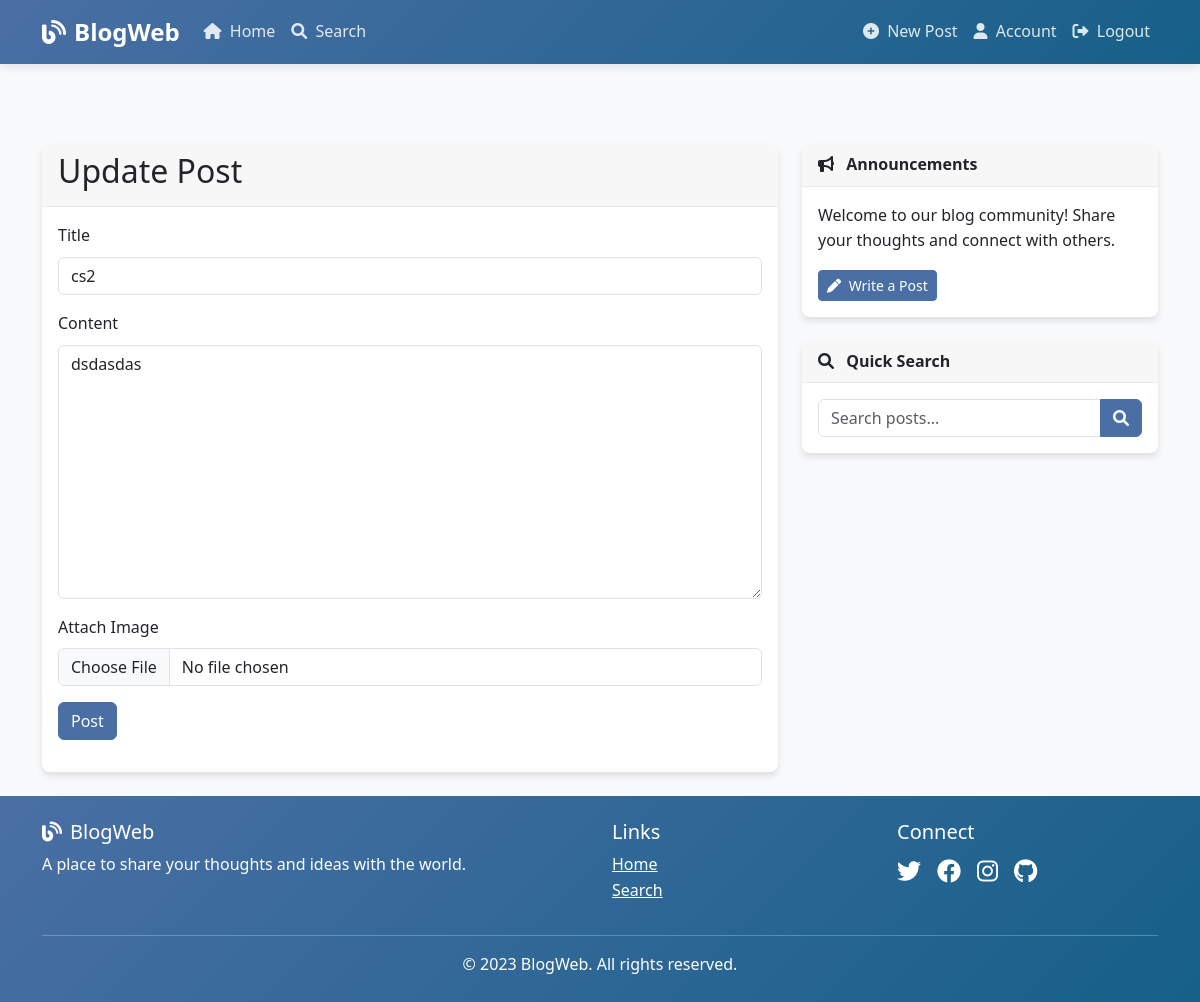
The app's page /post/4/update (signed in), older data.
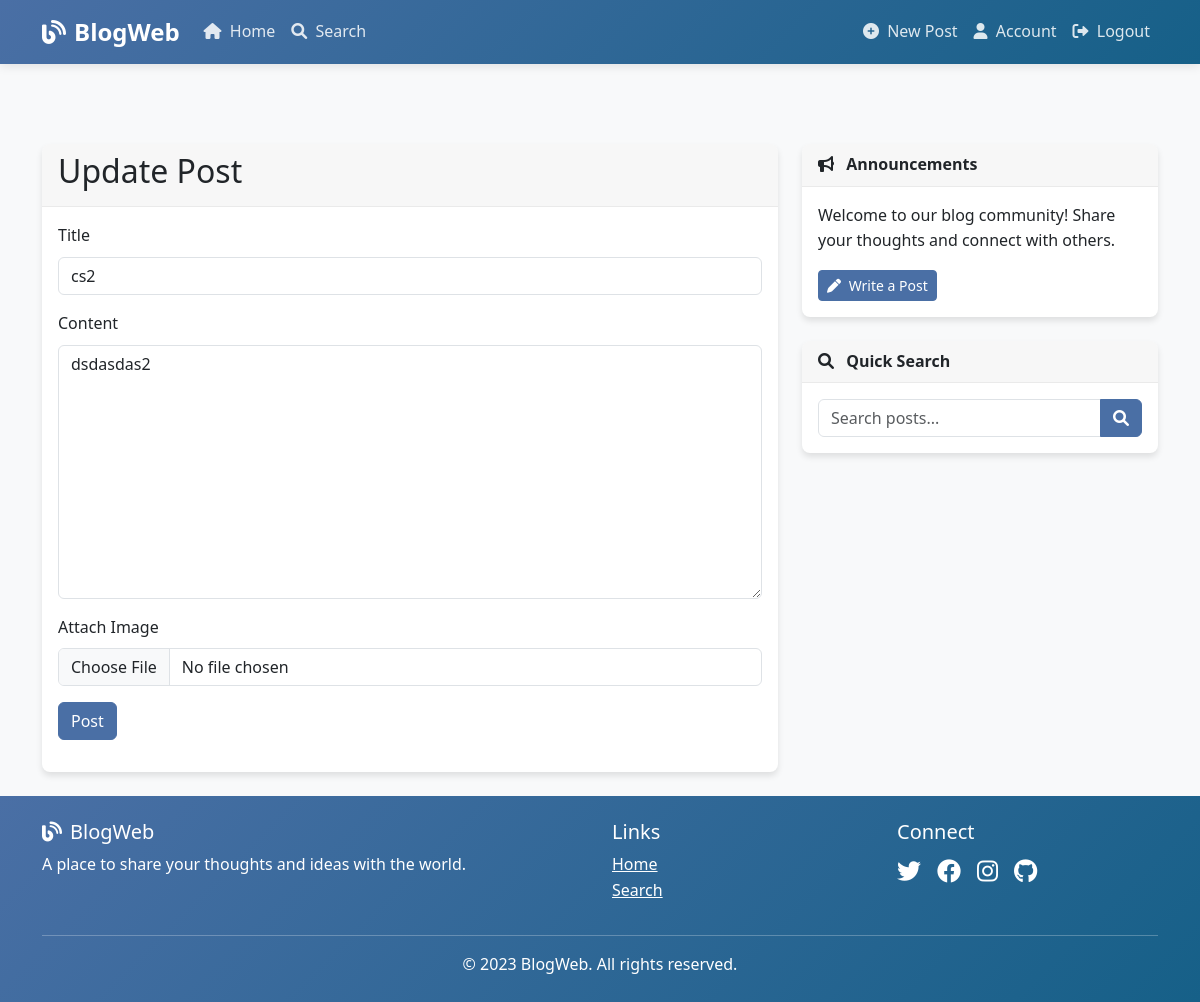
The same page, newer data.
### app/models/post.py (models this page shows, shortened)
class Post(db.Model):
    id = db.Column(db.Integer, primary_key=True)
    title = db.Column(db.String(100), nullable=False)
    content = db.Column(db.Text, nullable=False)
    image_file = db.Column(db.String(20))
    created_at = db.Column(db.DateTime, nullable=False, default=datetime.utcnow)
    user_id = db.Column(db.Integer, db.ForeignKey('user.id'), nullable=False)
    sentiment_pos = db.Column(db.Float, default=0.0)
    sentiment_neg = db.Column(db.Float, default=0.0)
    sentiment_neu = db.Column(db.Float, default=0.0)
    sentiment_compound = db.Column(db.Float, default=0.0)

### app/controllers/posts.py (the view)
@posts_bp.route('/post/<int:post_id>/update', methods=['GET', 'POST'])
@login_required
def update_post(post_id):
    post = Post.query.get_or_404(post_id)
    if post.author != current_user:
        abort(403)
    form = PostForm()
    if form.validate_on_submit():
        post.title = form.title.data
        post.content = form.content.data
        title_sentiment = analyze_sentiment(form.title.data)
        content_sentiment = analyze_sentiment(form.content.data)
        post.sentiment_pos = (title_sentiment['pos'] + content_sentiment['pos']) / 2
        post.sentiment_neg = (title_sentiment['neg'] + content_sentiment['neg']) / 2
        post.sentiment_neu = (title_sentiment['neu'] + content_sentiment['neu']) / 2
        post.sentiment_compound = (title_sentiment['compound'] + content_sentiment['compound']) / 2
        if form.picture.data:
            picture_file = save_picture(form.picture.data)
            post.image_file = picture_file
        try:
            db.session.commit()
            flash('Your post has been updated!', 'success')
            return redirect(url_for('posts.post', post_id=post.id))
        except Exception as e:
            db.session.rollback()
            flash(f'Error updating post: {str(e)}', 'danger')
    elif request.method == 'GET':
        form.title.data = post.title
        form.content.data = post.content
    return render_template('posts/edit.html', title='Update Post',
                           form=form, legend='Update Post')

### app/forms/post_forms.py
class PostForm(FlaskForm):
    title = StringField('Title', validators=[DataRequired(), Length(min=2, max=100)])
    content = TextAreaField('Content', validators=[DataRequired()])
    picture = FileField('Attach Image', validators=[FileAllowed(['jpg', 'png', 'jpeg', 'gif'])])
    submit = SubmitField('Post')

### app/models/user.py (called while the page is built)
@login_manager.user_loader
def load_user(user_id):
    return User.query.get(int(user_id))

### app/templates/posts/edit.html (shortened to what this page needs)
{% extends "base.html" %}
{% block content %}
    <div class="card">
        <div class="card-header">
            <h2>{{ legend }}</h2>
        </div>
        <div class="card-body">
            <form method="POST" action="" enctype="multipart/form-data">
                <div class="mb-3">
                    {{ form.title.label(class="form-label") }}
                    {% if form.title.errors %}
                        {{ form.title(class="form-control is-invalid") }}
                        <div class="invalid-feedback">
                            {% for error in form.title.errors %}
                                <span>{{ error }}</span>
                            {% endfor %}
                        </div>
                    {% else %}
                        {{ form.title(class="form-control") }}
                    {% endif %}
                </div>
                <div class="mb-3">
                    {{ form.content.label(class="form-label") }}
                    {% if form.content.errors %}
                        {{ form.content(class="form-control is-invalid") }}
                        <div class="invalid-feedback">
                            {% for error in form.content.errors %}
                                <span>{{ error }}</span>
                            {% endfor %}
                        </div>
                    {% else %}
                        {{ form.content(class="form-control", rows=10) }}
                    {% endif %}
                </div>
                <div class="mb-3">
                    {{ form.picture.label(class="form-label") }}
                    {{ form.picture(class="form-control") }}
                </div>
                <div class="mb-3">
                    {{ form.submit(class="btn btn-primary") }}
                </div>
            </form>
        </div>
    </div>
{% endblock content %}

Row changes from the older to the newer data that the page shows:
changed Post "cs2": content "dsdasdas" → "dsdasdas2"
